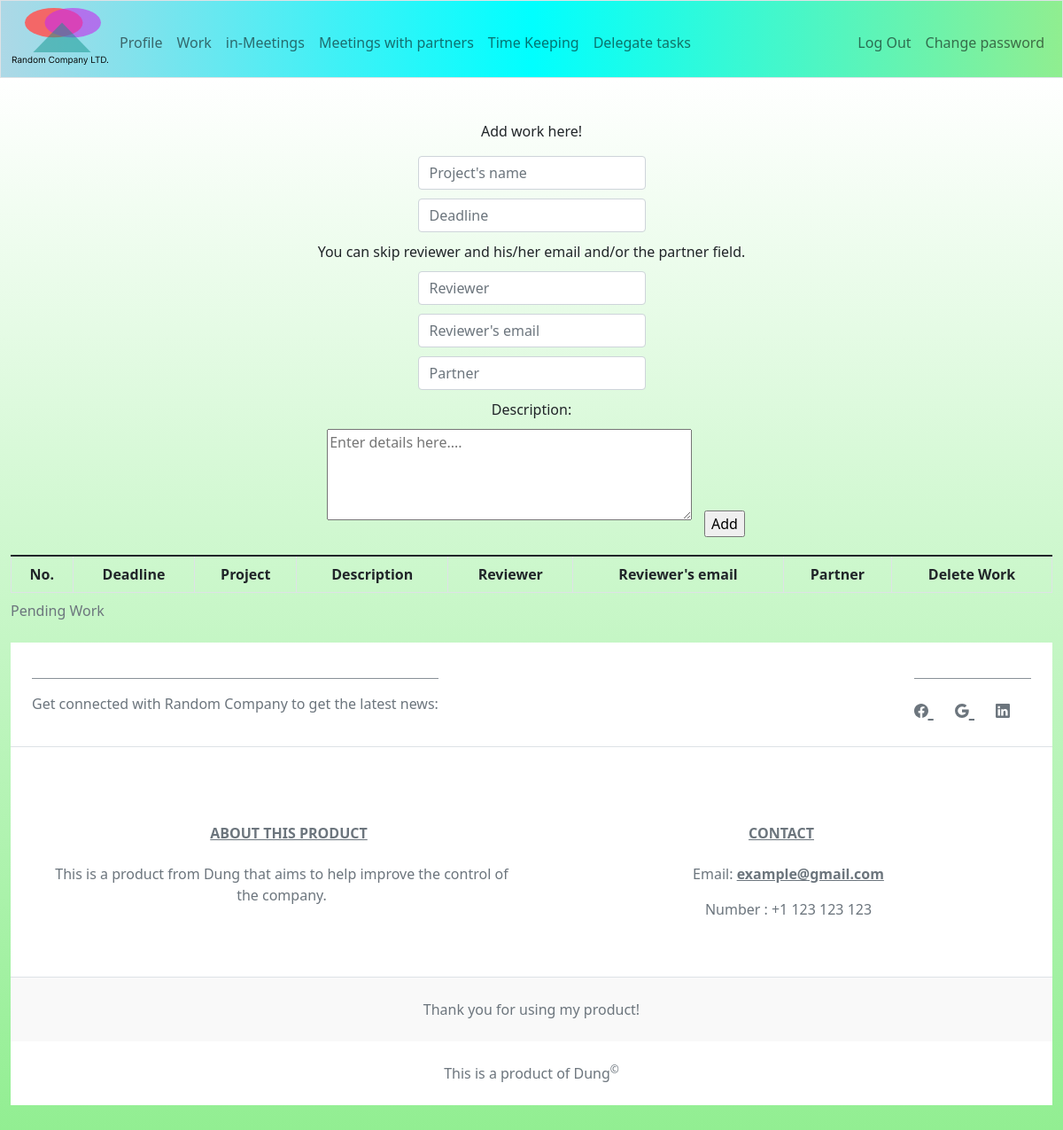
Page /work (signed in) on the earlier database version.
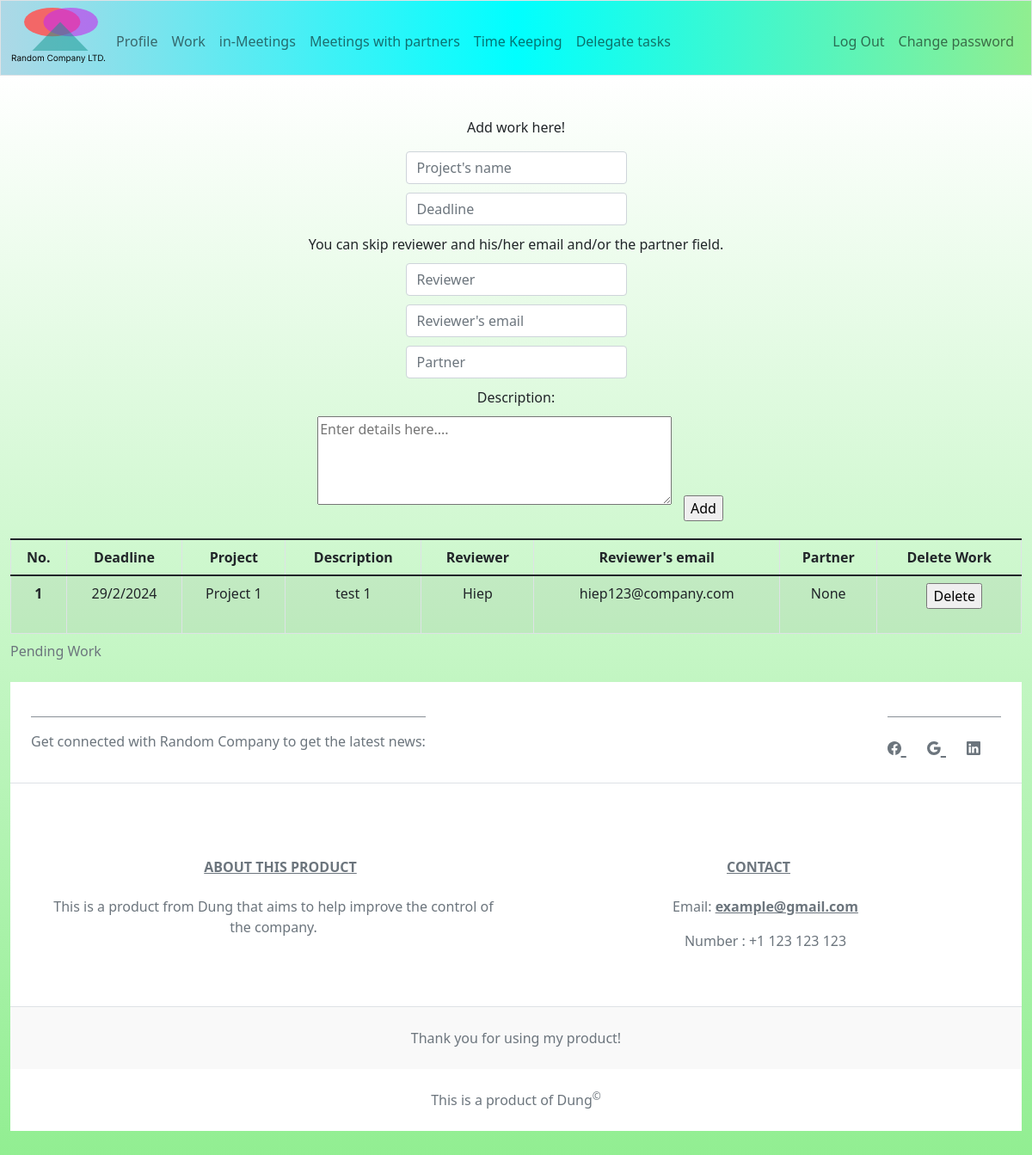
Same page on the later database version.
### tables this page shows
CREATE TABLE work (
    id INTEGER,
    worker_id INTEGER,
    project_id INTEGER,
    description TEXT NOT NULL,
    deadline TEXT NOT NULL,
    reviewer_id INTEGER,
    partner_id INTEGER,
    PRIMARY KEY(id),
    FOREIGN KEY(worker_id) REFERENCES workers(id),
    FOREIGN KEY(reviewer_id) REFERENCES workers(id),
    FOREIGN KEY(project_id) REFERENCES projects(id),
    FOREIGN KEY(partner_id) REFERENCES partners(id)
);

CREATE TABLE projects (
    id INTEGER,
    name TEXT NOT NULL UNIQUE,
    partner_id INTEGER,
    PRIMARY KEY(id),
    FOREIGN KEY(partner_id) REFERENCES partners(id)
);

CREATE TABLE workers (
    id INTEGER,
    name TEXT NOT NULL,
    email TEXT NOT NULL UNIQUE,
    pwd_hash TEXT NOT NULL,
    team_id INTEGER,
    birth TEXT NOT NULL,
    role TEXT NOT NULL,
    PRIMARY KEY(id),
    FOREIGN KEY(team_id) REFERENCES teams(id)
);

### app.py (the view)
@app.route("/work", methods=["GET", "POST"])
@login_required
def work():
    if request.method == "POST":
        if not (project := request.form.get("project").title()):
            return apology("You must enter a project that the work belongs to!")
        if not (info := request.form.get("info")):
            return apology("You must add description for the work!")
        if not (deadline := request.form.get("deadline")):
            return apology("You must enter a deadline for your work!")
        try:
            if datetime.strptime(deadline, "%d/%m/%Y") <= datetime.now():
                return apology("Not a valid deadline!")
        except ValueError:
            return apology("Inappropriate date format!")
        review = True
        reviewer_email = request.form.get("reviewer_email")
        if not (reviewer := request.form.get("reviewer")) and not (reviewer_email):
            review = False
        partner_rev = True
        if not (partner := request.form.get("partner").title()):
            partner_rev = False
        if len(fetch1 := db.execute("SELECT id FROM projects WHERE name = ?", project)) < 1:
            return apology("No such project!")
        project_id = fetch1[0]["id"]
        fetch2 = db.execute("SELECT id FROM workers WHERE name = ? AND email = ?", reviewer, reviewer_email)
        if review and len(fetch2) < 1:
            return apology("No such reviewer!")
        if len(fetch2) == 0:
            reviewer_id = None
        else:
            reviewer_id = fetch2[0]["id"]
        fetch3 = db.execute("SELECT id FROM partners WHERE name = ?", partner)
        if partner_rev and len(fetch3) < 1:
            return apology("No such partner!")
        if len(fetch3) == 0:
            partner_id = None
        else:
            partner_id = fetch3[0]["id"]
        if review:
            if partner_rev:
                db.execute("""INSERT INTO work(worker_id, project_id, description, deadline, reviewer_id, partner_id)
                        VALUES(?, ?, ?, ?, ?, ?)""", session["user_id"], project_id, info, deadline, reviewer_id, partner_id)
            else:
                db.execute("""INSERT INTO work(worker_id, project_id, description, deadline, reviewer_id, partner_id)
                        VALUES(?, ?, ?, ?, ?, NULL)""", session["user_id"], project_id, info, deadline, reviewer_id)
        else:
            if partner_id:
                db.execute("""INSERT INTO work(worker_id, project_id, description, deadline, reviewer_id, partner_id)
                            VALUES(?, ?, ?, ?, NULL, ?)""", session["user_id"], project_id, info, deadline, partner_id)
            else:
                db.execute("""INSERT INTO work(worker_id, project_id, description, deadline, reviewer_id, partner_id)
                        VALUES(?, ?, ?, ?, NULL, NULL)""", session["user_id"], project_id, info, deadline)
        return redirect("/work")
    else:
        works = []
        work = db.execute("SELECT * FROM work WHERE worker_id = ?", session["user_id"])
        for item in work:
            if datetime.strptime(item["deadline"], "%d/%m/%Y") < datetime.now():
                continue
            if len(fetch1 := db.execute("SELECT name, email FROM workers WHERE workers.id = ?", item["reviewer_id"])) == 0:
                reviewer, re_email = "None", "None"
            else:
                reviewer, re_email = fetch1[0]["name"], fetch1[0]["email"],
            if len(fetch2 := db.execute("SELECT name FROM partners WHERE partners.id = ?", item["partner_id"])) == 0:
                partner = "None"
            else:
                partner = fetch2[0]["name"]
            project = db.execute("SELECT name FROM projects WHERE id = ?", item["project_id"])[0]["name"]
            works.append([ item["id"],
                {"reviewer": reviewer,
                "email": re_email,
                "project": project,
                "partner": partner,
                "description": item["description"],
                "deadline": item["deadline"]
                }])
            works = sorted(works, key=lambda data: datetime.strptime(data[1]["deadline"], "%d/%m/%Y"), reverse=False)
        return render_template("work.html", works=works)

### app.py (called while the page is built)
@app.after_request
def after_request(response):
    response.headers["Cache-Control"] = "no-cache, no-store, must-revalidate"
    response.headers["Expires"] = 0
    response.headers["Pragma"] = "no-cache"
    return response

### funcs.py (called while the page is built)
def login_required(func):
    @wraps(func)
    def decorated_function(*args, **kwargs):
        if session.get("user_id") is None:
            return redirect("/login")
        return func(*args, **kwargs)
    return decorated_function

### templates/work.html (shortened to what this page needs)
{% extends "layout.html" %}
{% block main %}
    <div>
        <p>Add work here!</p>
        <form action="/work" method="post" id="add-work">
            <input type="text" name="project" autofocus autocomplete="off" class="inp form-control mx-auto w-auto" placeholder="Project's name">
            <input type="text" name="deadline" autocomplete="off" class="inp form-control mx-auto w-auto" placeholder="Deadline">
            <label for="reviewer">You can skip reviewer and his/her email and/or the partner field.</label>
            <input type="text" name="reviewer" autocomplete="off" class="inp form-control mx-auto w-auto" placeholder="Reviewer">
            <input type="text" name="reviewer_email" autocomplete="off" class="inp form-control mx-auto w-auto" placeholder="Reviewer's email">
            <input type="text" name="partner" autocomplete="off" class="inp form-control mx-auto w-auto" placeholder="Partner">
            <label for="info">Description:</label><br>
            <textarea type="text" name="info" id="info" autocomplete="off" class="description" form="add-work" placeholder="Enter details here...."></textarea>
            <input type="submit" value="Add">
        </form>
    </div>
    <table class="table table-striped table-bordered table-hover">
        <caption>Pending Work</caption>
        <thead class="thead-light">
            <th scope="col">No.</th>
            <th scope="col">Deadline</th>
            <th scope="col">Project</th>
            <th scope="col">Description</th>
            <th scope="col">Reviewer</th>
            <th scope="col">Reviewer's email</th>
            <th scope="col">Partner</th>
            <th scope="col">Delete Work</th>
        </thead>
        <tbody>
            {% for work in works %}
                <tr>
                    <th scope="row">{{ loop.index }}</th>
                    <td>{{ work[1]["deadline"] }}</td>
                    <td>{{ work[1]["project"] }}</td>
                    <td>{{ work[1]["description"] }}</td>
                    <td>{{ work[1]["reviewer"] }}</td>
                    <td>{{ work[1]["email"] }}</td>
                    <td>{{ work[1]["partner"] }}</td>
                    <td>
                        <form action="/delete_work" method="post">
                            <input type="submit" value="Delete">
                        </form>
                    </td>
                </tr>
            {% endfor %}
        </tbody>
    </table>
{% endblock %}

Differences in the rows shown:
added work: deadline "29/2/2024", description "test 1"
added projects: name "Project 1"
now on this page (row edited): workers: name "Hiep", email "hiep123@company.com"
Other differences:
new list line: "1 None Delete"
